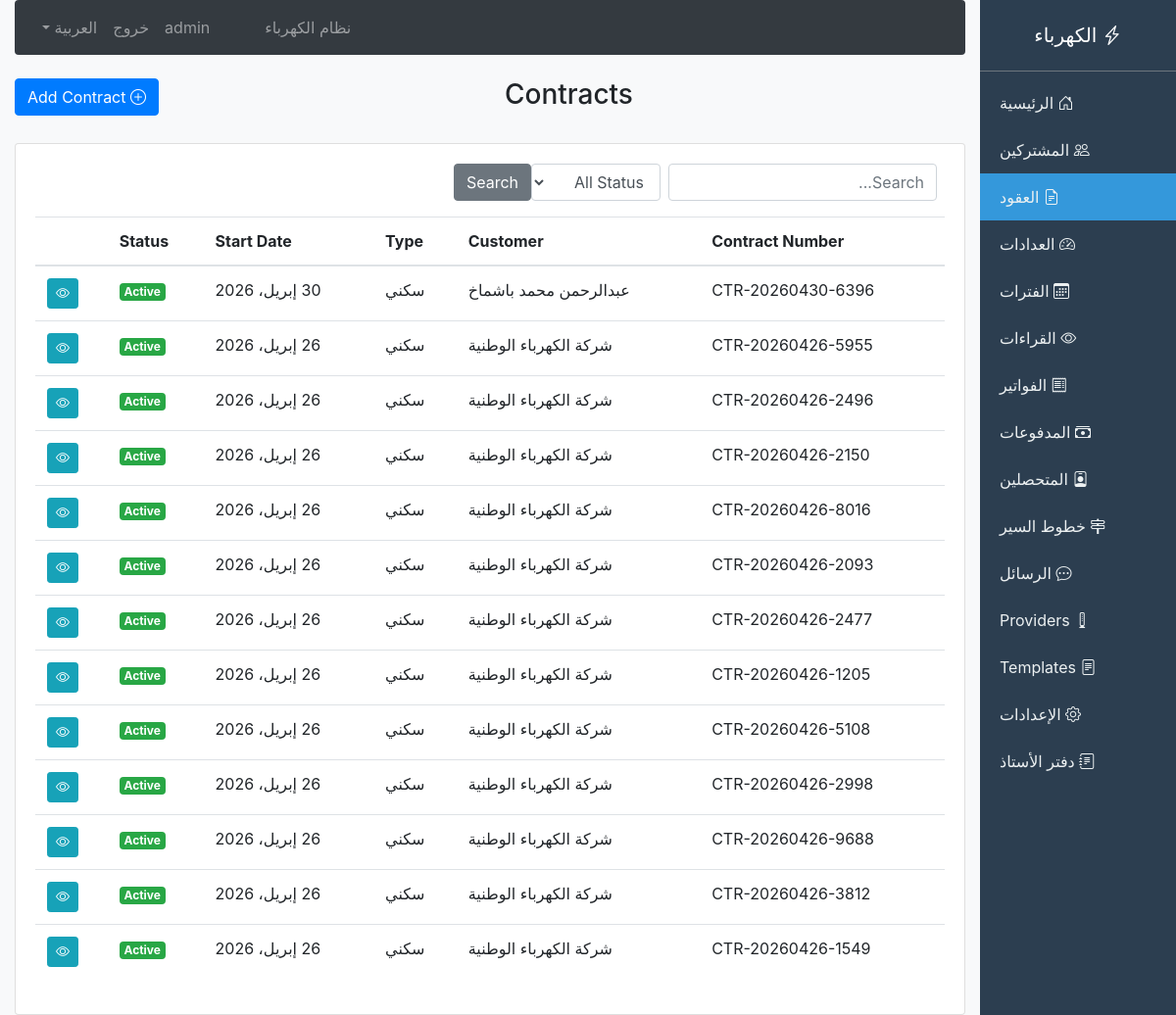
Page /billing/contracts/ (signed in) on the committed database.
### billing/models.py (models this page shows, shortened)
class Contract(models.Model):
    class ContractStatus(models.TextChoices):
        ACTIVE = 'active', 'Active'
        SUSPENDED = 'suspended', 'Suspended'
        TERMINATED = 'terminated', 'Terminated'
        EXPIRED = 'expired', 'Expired'
    contract_number = models.CharField(max_length=50, unique=True, blank=True)
    customer = models.ForeignKey(Customer, on_delete=models.CASCADE, related_name='contracts')
    type = models.ForeignKey(SubscriptionType, on_delete=models.CASCADE)
    start_date = models.DateField(null=True, blank=True)
    end_date = models.DateField(null=True, blank=True)
    contract_status = models.CharField(max_length=20, choices=ContractStatus.choices, default=ContractStatus.ACTIVE)
    connection_load = models.DecimalField(max_digits=10, decimal_places=2, default=0, verbose_name='Connection Load (kW)')
    deposit_amount = models.DecimalField(max_digits=10, decimal_places=2, default=0)
    notes = models.TextField(blank=True, default='')
    created_by = models.ForeignKey(User, on_delete=models.SET_NULL, null=True, blank=True)
    created_at = models.DateTimeField(auto_now_add=True)
    class Meta:
        ordering = ['-created_at']

class Customer(models.Model):
    customer_number = models.CharField(max_length=50, unique=True, blank=True, default='')
    full_name_ar = models.CharField(max_length=150)
    full_name_en = models.CharField(max_length=150, blank=True, default='')
    national_id = models.CharField(max_length=50, blank=True, default='')
    mobile_phone = models.CharField(max_length=20, blank=True, default='')
    phone2 = models.CharField(max_length=20, blank=True, default='')
    email = models.EmailField(blank=True, default='')
    address = models.TextField(blank=True, default='')
    city = models.CharField(max_length=50, blank=True, default='')
    is_active = models.BooleanField(default=True)
    registration_date = models.DateField(auto_now_add=True)
    current_balance = models.DecimalField(max_digits=12, decimal_places=2, default=0)
    credit_limit = models.DecimalField(max_digits=12, decimal_places=2, default=0)
    notes = models.TextField(blank=True, default='')
    created_at = models.DateTimeField(auto_now_add=True)

class SubscriptionType(models.Model):
    name_ar = models.CharField(max_length=100)
    name_en = models.CharField(max_length=100, blank=True)
    description = models.TextField(blank=True)
    is_active = models.BooleanField(default=True)
    created_at = models.DateTimeField(auto_now_add=True)
    class Meta:
        verbose_name = 'Subscription Type'
        verbose_name_plural = 'Subscription Types'

### billing/views.py (the view)
# urls.py: path('contracts/', views.contract_list, name='contract_list'),
def contract_list(request):
    contracts = Contract.objects.select_related('customer', 'type').all()
    query = request.GET.get('q')
    if query:
        contracts = contracts.filter(
            Q(contract_number__icontains=query) |
            Q(customer__full_name_ar__icontains=query)
        )
    status = request.GET.get('status')
    if status:
        contracts = contracts.filter(contract_status=status)
    paginator = Paginator(contracts, 25)
    page = request.GET.get('page')
    return render(request, 'billing/contract_list.html', {
        'contracts': paginator.get_page(page),
    })

### billing/context_processors.py (called while the page is built)
def language_context(request):
    lang = getattr(request, 'session', {}).get('django_language', 'ar')
    if not lang:
        lang = 'ar'
    return {
        'LANGUAGE_CODE': lang,
        'LANGUAGE_NAME': 'العربية' if lang == 'ar' else 'English'
    }

### templates/billing/contract_list.html (shortened to what this page needs)
{% extends 'billing/base.html' %}
{% block content %}
<div class="row mb-4">
    <div class="col-md-6">
        <h3>Contracts</h3>
    </div>
    <div class="col-md-6 text-left">
        <a href="{% url 'contract_create' %}" class="btn btn-primary">
            <i class="bi bi-plus-circle"></i> Add Contract
        </a>
    </div>
</div>
<div class="card">
    <div class="card-body">
        <form method="get" class="form-inline mb-3">
            <input type="text" name="q" class="form-control mr-2" placeholder="Search..." value="{{ request.GET.q }}">
            <select name="status" class="form-control mr-2">
                <option value="">All Status</option>
            </select>
            <button type="submit" class="btn btn-secondary">Search</button>
        </form>
        <table class="table table-hover">
            <thead>
                <tr>
                    <th>Contract Number</th>
                    <th>Customer</th>
                    <th>Type</th>
                    <th>Start Date</th>
                    <th>Status</th>
                    <th></th>
                </tr>
            </thead>
            <tbody>
                {% for contract in contracts %}
                <tr>
                    <td>{{ contract.contract_number }}</td>
                    <td>{{ contract.customer.full_name_ar }}</td>
                    <td>{{ contract.type.name_ar }}</td>
                    <td>{{ contract.start_date }}</td>
                    <td>
                        <span class="badge badge-{% if contract.contract_status == 'active' %}success{% else %}warning{% endif %}">
                            {{ contract.get_contract_status_display }}
                        </span>
                    </td>
                    <td>
                        <a href="{% url 'contract_detail' contract.id %}" class="btn btn-sm btn-info">
                            <i class="bi bi-eye"></i>
                        </a>
                    </td>
                </tr>
                {% empty %}
                <tr>
                    <td colspan="6" class="text-center">No contracts</td>
                </tr>
                {% endfor %}
            </tbody>
        </table>
    </div>
</div>
{% endblock %}

### templates/billing/base.html (shortened to what this page needs)
<!DOCTYPE html>
<html lang="ar" dir="rtl">
<head>
    {% load bootstrap4 %}
    {% bootstrap_css %}
    <link rel="stylesheet" href="https://cdn.jsdelivr.net/npm/bootstrap-icons@1.11.0/font/bootstrap-icons.css">
</head>
<body class="bg-light">
    <div class="container-fluid">
        <div class="row">
            <nav class="col-md-2 d-none d-md-block sidebar p-0">
                <div class="text-center py-4 border-bottom border-secondary">
                    <h5 class="text-white mb-0"><i class="bi bi-lightning-charge"></i> الكهرباء</h5>
                </div>
                <div class="py-2">
                    <a href="{% url 'billing_index' %}" class="{% if request.path == '/billing/' %}active{% endif %}">
                        <i class="bi bi-house-door"></i> الرئيسية
                    </a>
                    <a href="{% url 'customer_list' %}" class="{% if '/billing/customers/' in request.path %}active{% endif %}">
                        <i class="bi bi-people"></i> المشتركين
                    </a>
                    <a href="{% url 'contract_list' %}" class="{% if '/billing/contracts/' in request.path %}active{% endif %}">
                        <i class="bi bi-file-earmark-text"></i> العقود
                    </a>
                    <a href="{% url 'meter_list' %}" class="{% if '/billing/meters/' in request.path %}active{% endif %}">
                        <i class="bi bi-speedometer2"></i> العدادات
                    </a>
                    <a href="{% url 'billing_period_list' %}" class="{% if '/billing/periods/' in request.path %}active{% endif %}">
                        <i class="bi bi-calendar3"></i> الفترات
                    </a>
                    <a href="{% url 'reading_list' %}" class="{% if '/billing/readings/' in request.path %}active{% endif %}">
                        <i class="bi bi-eye"></i> القراءات
                    </a>
                    <a href="{% url 'invoice_list' %}" class="{% if '/billing/invoices/' in request.path %}active{% endif %}">
                        <i class="bi bi-receipt"></i> الفواتير
                    </a>
                    <a href="{% url 'payment_list' %}" class="{% if '/billing/payments/' in request.path %}active{% endif %}">
                        <i class="bi bi-cash-stack"></i> المدفوعات
                    </a>
                    <a href="{% url 'collector_list' %}" class="{% if '/billing/collectors/' in request.path %}active{% endif %}">
                        <i class="bi bi-person-badge"></i> المتحصلين
                    </a>
                    <a href="{% url 'route_list' %}" class="{% if '/billing/routes/' in request.path %}active{% endif %}">
                        <i class="bi bi-signpost-2"></i> خطوط السير
                    </a>
                    <a href="{% url 'sms_list' %}" class="{% if '/billing/sms/' in request.path and request.path != '/billing/sms/providers/' and request.path != '/billing/sms/templates/' %}active{% endif %}">
                        <i class="bi bi-chat-dots"></i> الرسائل
                    </a>
                    <a href="{% url 'sms_provider_list' %}" class="{% if '/billing/sms/providers/' in request.path %}active{% endif %}">
                        <i class="bi bi-modem"></i> Providers
                    </a>
                    <a href="{% url 'sms_template_list' %}" class="{% if '/billing/sms/templates/' in request.path %}active{% endif %}">
                        <i class="bi bi-file-text"></i> Templates
                    </a>
                    <a href="{% url 'system_settings' %}" class="{% if '/billing/settings/' in request.path %}active{% endif %}">
                        <i class="bi bi-gear"></i> الإعدادات
                    </a>
                    <a href="{% url 'ledger_list' %}" class="{% if '/billing/ledger/' in request.path %}active{% endif %}">
                        <i class="bi bi-journal-text"></i> دفتر الأستاذ
                    </a>
                </div>
            </nav>
            <div class="col-md-10">
                <nav class="navbar navbar-expand-lg navbar-dark bg-dark rounded mb-4">
                    <div class="collapse navbar-collapse" id="navbarNav">
                        <ul class="navbar-nav mr-auto">
                            <li class="nav-item">
                                <a class="nav-link" href="{% url 'billing_index' %}">نظام الكهرباء</a>
                            </li>
                        </ul>
                        <ul class="navbar-nav">
                            {% if user.is_authenticated %}
                            <li class="nav-item">
                                <span class="nav-link">{{ user.username }}</span>
                            </li>
                            <li class="nav-item">
                                <a class="nav-link" href="{% url 'logout' %}">{% if LANGUAGE_CODE == 'ar' %}خروج{% else %}Logout{% endif %}</a>
                            </li>
                            {% else %}
                            <li class="nav-item">
                                <a class="nav-link" href="{% url 'login' %}">{% if LANGUAGE_CODE == 'ar' %}دخول{% else %}Login{% endif %}</a>
                            </li>
                            {% endif %}
                            <li class="nav-item dropdown">
                                <a class="nav-link dropdown-toggle" href="#" data-toggle="dropdown">
                                    {% if LANGUAGE_CODE == 'ar' %}العربية{% else %}English{% endif %}
                                </a>
                            </li>
                        </ul>
                    </div>
                </nav>
                {% block content %}{% endblock %}
            </div>
        </div>
    </div>
</body>
</html>

### templates/billing/base.html (style rules this page uses)
.sidebar { min-height: 100vh; background: #2c3e50; }
.sidebar a { color: #ecf0f1; padding: 12px 20px; display: block; text-decoration: none; border-radius: 0; }
.sidebar a.active { background: #3498db; }

### rows in the picture
Contract: contract_number "CTR-20260430-6396", customer.full_name_ar "عبدالرحمن محمد باشماخ", type.name_ar "سكني", start_date "30 إبريل، 2026", contract_status "Active"
Contract: contract_number "CTR-20260426-5955", customer.full_name_ar "شركة الكهرباء الوطنية", type.name_ar "سكني", start_date "26 إبريل، 2026", contract_status "Active"
Contract: contract_number "CTR-20260426-2496", customer.full_name_ar "شركة الكهرباء الوطنية", type.name_ar "سكني", start_date "26 إبريل، 2026", contract_status "Active"
Contract: contract_number "CTR-20260426-2150", customer.full_name_ar "شركة الكهرباء الوطنية", type.name_ar "سكني", start_date "26 إبريل، 2026", contract_status "Active"
Contract: contract_number "CTR-20260426-8016", customer.full_name_ar "شركة الكهرباء الوطنية", type.name_ar "سكني", start_date "26 إبريل، 2026", contract_status "Active"
Contract: contract_number "CTR-20260426-2093", customer.full_name_ar "شركة الكهرباء الوطنية", type.name_ar "سكني", start_date "26 إبريل، 2026", contract_status "Active"
Contract: contract_number "CTR-20260426-2477", customer.full_name_ar "شركة الكهرباء الوطنية", type.name_ar "سكني", start_date "26 إبريل، 2026", contract_status "Active"
Contract: contract_number "CTR-20260426-1205", customer.full_name_ar "شركة الكهرباء الوطنية", type.name_ar "سكني", start_date "26 إبريل، 2026", contract_status "Active"
Contract: contract_number "CTR-20260426-5108", customer.full_name_ar "شركة الكهرباء الوطنية", type.name_ar "سكني", start_date "26 إبريل، 2026", contract_status "Active"
Contract: contract_number "CTR-20260426-2998", customer.full_name_ar "شركة الكهرباء الوطنية", type.name_ar "سكني", start_date "26 إبريل، 2026", contract_status "Active"
Contract: contract_number "CTR-20260426-9688", customer.full_name_ar "شركة الكهرباء الوطنية", type.name_ar "سكني", start_date "26 إبريل، 2026", contract_status "Active"
Contract: contract_number "CTR-20260426-3812", customer.full_name_ar "شركة الكهرباء الوطنية", type.name_ar "سكني", start_date "26 إبريل، 2026", contract_status "Active"
Contract: contract_number "CTR-20260426-1549", customer.full_name_ar "شركة الكهرباء الوطنية", type.name_ar "سكني", start_date "26 إبريل، 2026", contract_status "Active"

### other values in the picture
{{ user.username }} "admin"
